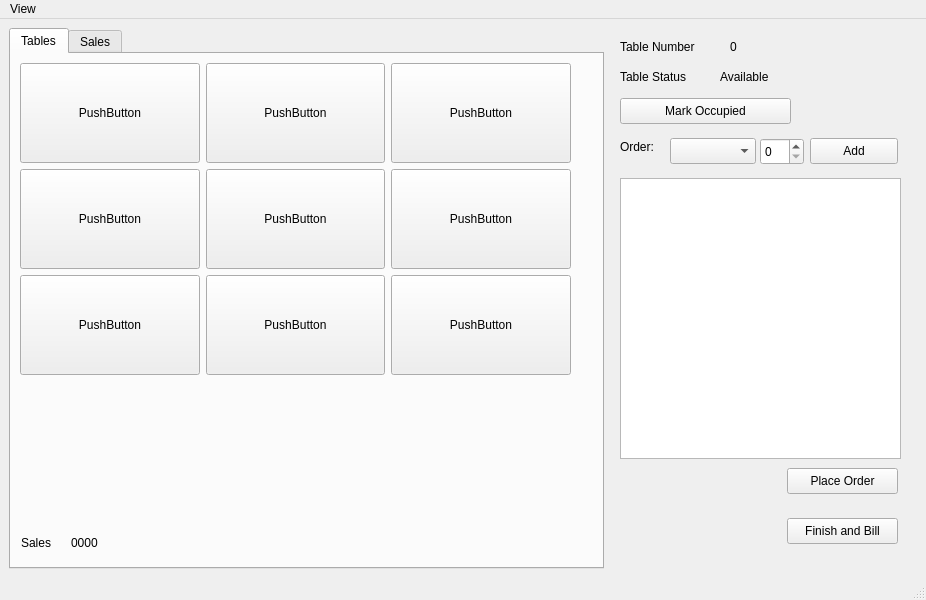
<?xml version="1.0" encoding="UTF-8"?>
<ui version="4.0">
 <class>MainWindow</class>
 <widget class="QMainWindow" name="MainWindow">
  <property name="geometry">
   <rect>
    <x>0</x>
    <y>0</y>
    <width>926</width>
    <height>600</height>
   </rect>
  </property>
  <property name="windowTitle">
   <string>MainWindow</string>
  </property>
  <widget class="QWidget" name="centralwidget">
   <widget class="QWidget" name="horizontalLayoutWidget">
    <property name="geometry">
     <rect>
      <x>9</x>
      <y>9</y>
      <width>901</width>
      <height>541</height>
     </rect>
    </property>
    <layout class="QHBoxLayout" name="horizontalLayout">
     <item>
      <widget class="QTabWidget" name="tabWidget">
       <property name="currentIndex">
        <number>0</number>
       </property>
       <widget class="QWidget" name="tab_3">
        <attribute name="title">
         <string>Tables</string>
        </attribute>
        <widget class="QWidget" name="gridLayoutWidget">
         <property name="geometry">
          <rect>
           <x>9</x>
           <y>9</y>
           <width>551</width>
           <height>314</height>
          </rect>
         </property>
         <layout class="QGridLayout" name="gridLayout">
          <item row="0" column="0">
           <widget class="QPushButton" name="pushButton">
            <property name="sizePolicy">
             <sizepolicy hsizetype="Minimum" vsizetype="Fixed">
              <horstretch>100</horstretch>
              <verstretch>100</verstretch>
             </sizepolicy>
            </property>
            <property name="minimumSize">
             <size>
              <width>100</width>
              <height>100</height>
             </size>
            </property>
            <property name="text">
             <string>PushButton</string>
            </property>
           </widget>
          </item>
          <item row="2" column="1">
           <widget class="QPushButton" name="pushButton_6">
            <property name="sizePolicy">
             <sizepolicy hsizetype="Minimum" vsizetype="Fixed">
              <horstretch>100</horstretch>
              <verstretch>100</verstretch>
             </sizepolicy>
            </property>
            <property name="minimumSize">
             <size>
              <width>100</width>
              <height>100</height>
             </size>
            </property>
            <property name="text">
             <string>PushButton</string>
            </property>
           </widget>
          </item>
          <item row="1" column="1">
           <widget class="QPushButton" name="pushButton_5">
            <property name="sizePolicy">
             <sizepolicy hsizetype="Minimum" vsizetype="Fixed">
              <horstretch>100</horstretch>
              <verstretch>100</verstretch>
             </sizepolicy>
            </property>
            <property name="minimumSize">
             <size>
              <width>100</width>
              <height>100</height>
             </size>
            </property>
            <property name="text">
             <string>PushButton</string>
            </property>
           </widget>
          </item>
          <item row="2" column="0">
           <widget class="QPushButton" name="pushButton_3">
            <property name="sizePolicy">
             <sizepolicy hsizetype="Minimum" vsizetype="Fixed">
              <horstretch>100</horstretch>
              <verstretch>100</verstretch>
             </sizepolicy>
            </property>
            <property name="minimumSize">
             <size>
              <width>100</width>
              <height>100</height>
             </size>
            </property>
            <property name="text">
             <string>PushButton</string>
            </property>
           </widget>
          </item>
          <item row="1" column="0">
           <widget class="QPushButton" name="pushButton_2">
            <property name="sizePolicy">
             <sizepolicy hsizetype="Minimum" vsizetype="Fixed">
              <horstretch>100</horstretch>
              <verstretch>100</verstretch>
             </sizepolicy>
            </property>
            <property name="minimumSize">
             <size>
              <width>100</width>
              <height>100</height>
             </size>
            </property>
            <property name="text">
             <string>PushButton</string>
            </property>
           </widget>
          </item>
          <item row="0" column="1">
           <widget class="QPushButton" name="pushButton_4">
            <property name="sizePolicy">
             <sizepolicy hsizetype="Minimum" vsizetype="Fixed">
              <horstretch>100</horstretch>
              <verstretch>100</verstretch>
             </sizepolicy>
            </property>
            <property name="minimumSize">
             <size>
              <width>100</width>
              <height>100</height>
             </size>
            </property>
            <property name="text">
             <string>PushButton</string>
            </property>
           </widget>
          </item>
          <item row="0" column="2">
           <widget class="QPushButton" name="pushButton_7">
            <property name="sizePolicy">
             <sizepolicy hsizetype="Minimum" vsizetype="Fixed">
              <horstretch>100</horstretch>
              <verstretch>100</verstretch>
             </sizepolicy>
            </property>
            <property name="minimumSize">
             <size>
              <width>100</width>
              <height>100</height>
             </size>
            </property>
            <property name="text">
             <string>PushButton</string>
            </property>
           </widget>
          </item>
          <item row="1" column="2">
           <widget class="QPushButton" name="pushButton_8">
            <property name="sizePolicy">
             <sizepolicy hsizetype="Minimum" vsizetype="Fixed">
              <horstretch>100</horstretch>
              <verstretch>100</verstretch>
             </sizepolicy>
            </property>
            <property name="minimumSize">
             <size>
              <width>100</width>
              <height>100</height>
             </size>
            </property>
            <property name="text">
             <string>PushButton</string>
            </property>
           </widget>
          </item>
          <item row="2" column="2">
           <widget class="QPushButton" name="pushButton_9">
            <property name="sizePolicy">
             <sizepolicy hsizetype="Minimum" vsizetype="Fixed">
              <horstretch>100</horstretch>
              <verstretch>100</verstretch>
             </sizepolicy>
            </property>
            <property name="minimumSize">
             <size>
              <width>100</width>
              <height>100</height>
             </size>
            </property>
            <property name="text">
             <string>PushButton</string>
            </property>
           </widget>
          </item>
         </layout>
        </widget>
        <widget class="QLabel" name="label_6">
         <property name="geometry">
          <rect>
           <x>10</x>
           <y>480</y>
           <width>66</width>
           <height>18</height>
          </rect>
         </property>
         <property name="text">
          <string>Sales</string>
         </property>
        </widget>
        <widget class="QLabel" name="label_7">
         <property name="geometry">
          <rect>
           <x>60</x>
           <y>480</y>
           <width>66</width>
           <height>18</height>
          </rect>
         </property>
         <property name="text">
          <string>0000</string>
         </property>
        </widget>
       </widget>
       <widget class="QWidget" name="tab_4">
        <attribute name="title">
         <string>Sales</string>
        </attribute>
        <widget class="QTableView" name="tableView">
         <property name="geometry">
          <rect>
           <x>10</x>
           <y>10</y>
           <width>561</width>
           <height>481</height>
          </rect>
         </property>
        </widget>
       </widget>
      </widget>
     </item>
     <item>
      <widget class="QWidget" name="widget" native="true">
       <property name="minimumSize">
        <size>
         <width>300</width>
         <height>0</height>
        </size>
       </property>
       <widget class="QLabel" name="label">
        <property name="geometry">
         <rect>
          <x>10</x>
          <y>10</y>
          <width>101</width>
          <height>18</height>
         </rect>
        </property>
        <property name="text">
         <string>Table Number</string>
        </property>
       </widget>
       <widget class="QLabel" name="label_2">
        <property name="geometry">
         <rect>
          <x>120</x>
          <y>10</y>
          <width>66</width>
          <height>18</height>
         </rect>
        </property>
        <property name="text">
         <string>0</string>
        </property>
       </widget>
       <widget class="QLabel" name="label_3">
        <property name="geometry">
         <rect>
          <x>10</x>
          <y>40</y>
          <width>91</width>
          <height>18</height>
         </rect>
        </property>
        <property name="text">
         <string>Table Status</string>
        </property>
       </widget>
       <widget class="QLabel" name="label_4">
        <property name="geometry">
         <rect>
          <x>110</x>
          <y>40</y>
          <width>66</width>
          <height>18</height>
         </rect>
        </property>
        <property name="text">
         <string>Available</string>
        </property>
       </widget>
       <widget class="QPushButton" name="pushButton_10">
        <property name="geometry">
         <rect>
          <x>10</x>
          <y>70</y>
          <width>171</width>
          <height>26</height>
         </rect>
        </property>
        <property name="text">
         <string>Mark Occupied</string>
        </property>
       </widget>
       <widget class="QLabel" name="label_5">
        <property name="geometry">
         <rect>
          <x>10</x>
          <y>110</y>
          <width>66</width>
          <height>18</height>
         </rect>
        </property>
        <property name="text">
         <string>Order:</string>
        </property>
       </widget>
       <widget class="QComboBox" name="comboBox">
        <property name="geometry">
         <rect>
          <x>60</x>
          <y>110</y>
          <width>86</width>
          <height>26</height>
         </rect>
        </property>
       </widget>
       <widget class="QSpinBox" name="spinBox">
        <property name="geometry">
         <rect>
          <x>150</x>
          <y>110</y>
          <width>44</width>
          <height>27</height>
         </rect>
        </property>
       </widget>
       <widget class="QPushButton" name="pushButton_11">
        <property name="geometry">
         <rect>
          <x>200</x>
          <y>110</y>
          <width>88</width>
          <height>26</height>
         </rect>
        </property>
        <property name="text">
         <string>Add</string>
        </property>
       </widget>
       <widget class="QTableWidget" name="tableWidget">
        <property name="geometry">
         <rect>
          <x>10</x>
          <y>150</y>
          <width>281</width>
          <height>281</height>
         </rect>
        </property>
       </widget>
       <widget class="QPushButton" name="pushButton_12">
        <property name="geometry">
         <rect>
          <x>177</x>
          <y>440</y>
          <width>111</width>
          <height>26</height>
         </rect>
        </property>
        <property name="text">
         <string>Place Order</string>
        </property>
       </widget>
       <widget class="QPushButton" name="pushButton_13">
        <property name="geometry">
         <rect>
          <x>177</x>
          <y>490</y>
          <width>111</width>
          <height>26</height>
         </rect>
        </property>
        <property name="text">
         <string>Finish and Bill</string>
        </property>
       </widget>
      </widget>
     </item>
    </layout>
   </widget>
  </widget>
  <widget class="QMenuBar" name="menubar">
   <property name="geometry">
    <rect>
     <x>0</x>
     <y>0</y>
     <width>926</width>
     <height>23</height>
    </rect>
   </property>
   <widget class="QMenu" name="menuView">
    <property name="title">
     <string>View</string>
    </property>
    <addaction name="actionAbout"/>
   </widget>
   <addaction name="menuView"/>
  </widget>
  <widget class="QStatusBar" name="statusbar"/>
  <action name="actionAbout">
   <property name="text">
    <string>About</string>
   </property>
  </action>
 </widget>
 <resources/>
 <connections/>
</ui>
